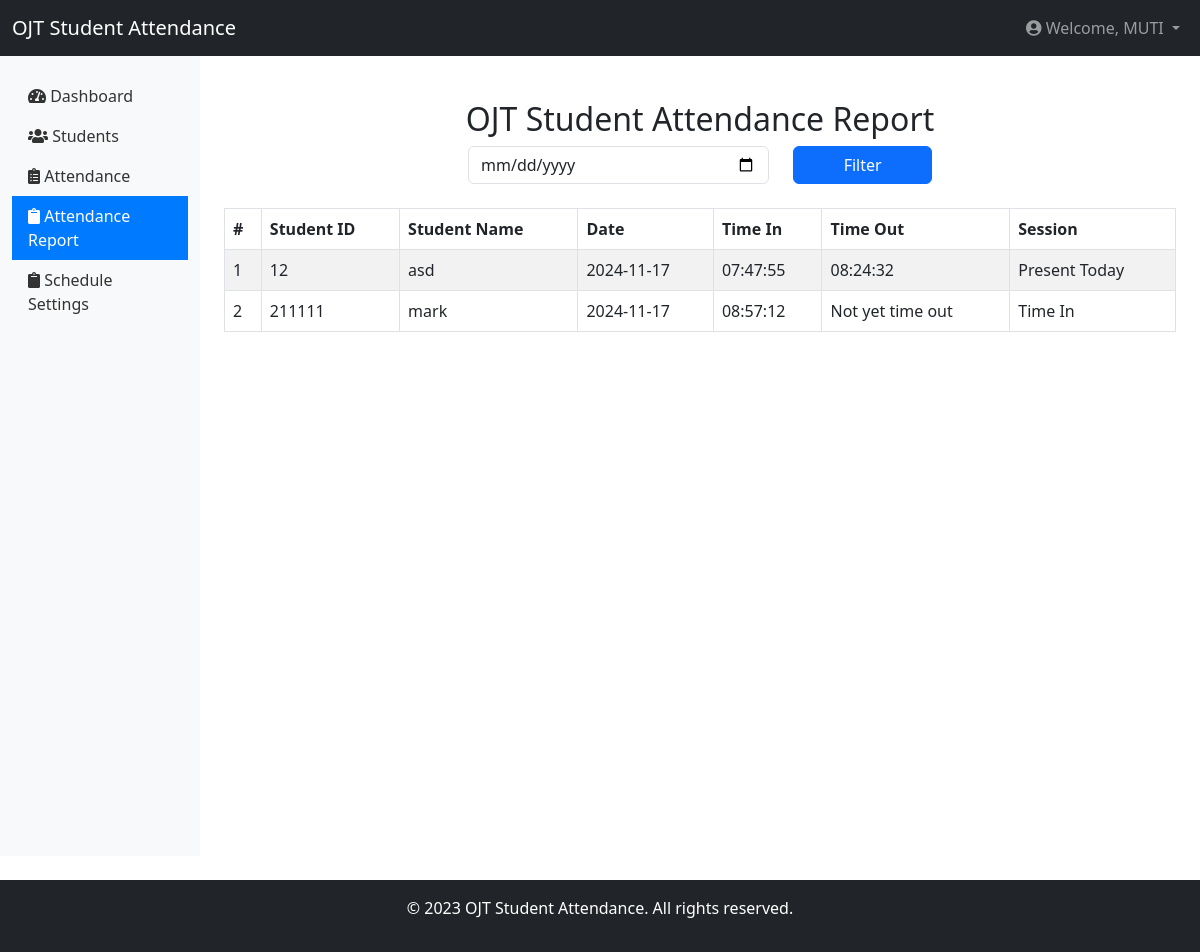
Page /attendance-report.php (signed in) on the committed database.
### tables this page shows
CREATE TABLE `attendance` (
  `id` int(11) NOT NULL,
  `student_id` varchar(50) NOT NULL,
  `date` date NOT NULL,
  `time_in` time NOT NULL,
  `time_out` time DEFAULT NULL,
  `user_email` varchar(255) NOT NULL,
  `session_info` varchar(255) NOT NULL
);

CREATE TABLE `students` (
  `id` int(11) NOT NULL,
  `student_id` int(11) NOT NULL,
  `name` varchar(255) NOT NULL,
  `course` varchar(255) NOT NULL,
  `school` varchar(255) NOT NULL,
  `start_date` date NOT NULL,
  `number_hours` int(11) NOT NULL,
  `user_email` varchar(255) NOT NULL,
  `created_at` timestamp NOT NULL DEFAULT current_timestamp()
);

### attendance-report.php (the view, shortened to what this page needs)
<?php
include('db/db-con.php');
if (isset($_SESSION['email'])) {
    $user_email = $_SESSION['email'];
    $filter_date = isset($_POST['filter_date']) ? $_POST['filter_date'] : '';
    $query = "SELECT a.student_id, s.name, a.date, a.time_in, a.time_out, a.session_info
              FROM attendance a
              INNER JOIN students s ON a.student_id = s.student_id
              WHERE s.user_email = ?";
    $stmt = $conn->prepare($query);
    if ($filter_date) {
        $stmt->bind_param('ss', $user_email, $filter_date);
    } else {
        $stmt->bind_param('s', $user_email);
    }
    $stmt->execute();
    $result = $stmt->get_result();
    $attendance_records = [];
    if ($result->num_rows > 0) {
        while ($row = $result->fetch_assoc()) {
            $attendance_records[] = $row;
        }
    } else {
        $attendance_records = null;
    }
} else {
    echo "<script> window.location.href = 'index.php'; </script>";
    exit;
}
?>
<!DOCTYPE html>
<html lang="en">
<head>
    <link href="https://cdn.jsdelivr.net/npm/bootstrap@5.3.0/dist/css/bootstrap.min.css" rel="stylesheet">
</head>
<body>
    <?php include('includes/header.php');?>
    <div class="container-fluid">
        <div class="row">
            <?php include('includes/sidebar.php');?>
            <main class="col-md-9 ms-sm-auto col-lg-10 px-md-4 container-main">
                <div class="row justify-content-center mt-4">
                    <div class="col-md-12">
                        <h2 class="text-center">OJT Student Attendance Report</h2>
                        <form action="" method="POST" class="mb-4">
                            <div class="row justify-content-center">
                                <div class="col-md-4">
                                    <input type="date" name="filter_date" class="form-control" value="<?= htmlspecialchars($filter_date) ?>" />
                                </div>
                                <div class="col-md-2">
                                    <button type="submit" class="btn btn-primary w-100">Filter</button>
                                </div>
                            </div>
                        </form>
                        <div class="table-responsive mt-4">
                            <table class="table table-bordered table-striped">
                                <thead>
                                    <tr>
                                        <th>#</th>
                                        <th>Student ID</th>
                                        <th>Student Name</th>
                                        <th>Date</th>
                                        <th>Time In</th>
                                        <th>Time Out</th>
                                        <th>Session</th>
                                    </tr>
                                </thead>
                                <tbody>
                                    <?php $counter = 1; ?>
                                    <?php if ($attendance_records): ?>
                                        <?php foreach ($attendance_records as $record): ?>
                                            <tr>
                                                <td><?php echo $counter++; ?></td>
                                                <td><?= htmlspecialchars($record['student_id']) ?></td>
                                                <td><?= htmlspecialchars($record['name']) ?></td>
                                                <td><?= htmlspecialchars($record['date']) ?></td>
                                                <td><?= htmlspecialchars($record['time_in']) ?></td>
                                                <td>
                                                    <?php
                                                    if ($record['time_out'] === NULL) {
                                                        echo "Not yet time out";
                                                    } else {
                                                        echo htmlspecialchars($record['time_out']);
                                                    }
                                                    ?>
                                                </td>
                                                <td><?= htmlspecialchars($record['session_info']) ?></td>
                                            </tr>
                                        <?php endforeach; ?>
                                    <?php else: ?>
                                        <tr>
                                            <td colspan="7" class="text-center">No attendance records found for this date.</td>
                                        </tr>
                                    <?php endif; ?>
                                </tbody>
                            </table>
                        </div>
                    </div>
                </div>
            </main>
        </div>
    </div>
    <?php include('includes/footer.php');?>
</body>
</html>

### includes/header.php (shortened to what this page needs)
<link href="https://cdnjs.cloudflare.com/ajax/libs/font-awesome/5.15.4/css/all.min.css" rel="stylesheet">
<header class="navbar navbar-expand-lg navbar-dark bg-dark">
    <div class="container-fluid">
        <a class="navbar-brand" href="#">OJT Student Attendance</a>
        <div class="collapse navbar-collapse" id="navbarNav">
            <ul class="navbar-nav ms-auto">
                <?php if (isset($_SESSION['user_id'])): ?>
                    <li class="nav-item dropdown">
                        <a class="nav-link dropdown-toggle" href="#" id="navbarDropdown" role="button" data-bs-toggle="dropdown" aria-expanded="false">
                            <i class="fas fa-user-circle"></i> Welcome, <?php echo htmlspecialchars($_SESSION['establishment_name']); ?>
                        </a>
                    </li>
                <?php endif; ?>
            </ul>
        </div>
    </div>
</header>

### includes/sidebar.php (shortened to what this page needs)
<link href="https://cdnjs.cloudflare.com/ajax/libs/font-awesome/5.15.4/css/all.min.css" rel="stylesheet">
<nav class="col-md-3 col-lg-2 d-md-block sidebar bg-light">
    <div class="position-sticky">
        <ul class="nav flex-column">
            <li class="nav-item">
                <a class="nav-link <?php echo (basename($_SERVER['PHP_SELF']) == 'user-dashboard.php') ? 'active' : ''; ?>" href="user-dashboard.php">
                    <i class="fas fa-tachometer-alt"></i> Dashboard
                </a>
            </li>
            <li class="nav-item">
                <a class="nav-link <?php echo (basename($_SERVER['PHP_SELF']) == 'student.php') ? 'active' : ''; ?>" href="student.php">
                    <i class="fas fa-users"></i> Students
                </a>
            </li>
            <li class="nav-item">
                <a class="nav-link <?php echo (basename($_SERVER['PHP_SELF']) == 'attendance.php') ? 'active' : ''; ?>" href="attendance.php">
                    <i class="fas fa-clipboard-list"></i> Attendance
                </a>
            </li>
            <li class="nav-item">
                <a class="nav-link <?php echo (basename($_SERVER['PHP_SELF']) == 'attendance-report.php') ? 'active' : ''; ?>" href="attendance-report.php">
                    <i class="fas fa-clipboard"></i> Attendance Report
                </a>
            </li>
            <li class="nav-item">
                <a class="nav-link <?php echo (basename($_SERVER['PHP_SELF']) == 'schedule-setting.php') ? 'active' : ''; ?>" href="schedule-setting.php">
                    <i class="fas fa-clipboard"></i> Schedule Settings
                </a>
            </li>
        </ul>
    </div>
</nav>

### includes/footer.php
<footer class="text-center text-white bg-dark py-3 mt-4">
       <p>&copy; 2023 OJT Student Attendance. All rights reserved.</p>
   </footer>

### includes/sidebar.php (style rules this page uses)
.sidebar { height: 100vh; background-color: #f8f9fa; padding-top: 20px; }
.sidebar a { color: #333; text-decoration: none; }
.container-main { margin-top: 20px; }
.nav-link.active { background-color: #007bff; color: white; }

### rows in the picture
attendance: student "12", students.name "asd", date "2024-11-17", time_in "07:47:55", time_out "08:24:32", session_info "Present Today"
attendance: student "211111", students.name "mark", date "2024-11-17", time_in "08:57:12", shows "Not yet time out", session_info "Time In"

### other values in the picture
$_SESSION['establishment_name'] "MUTI"
